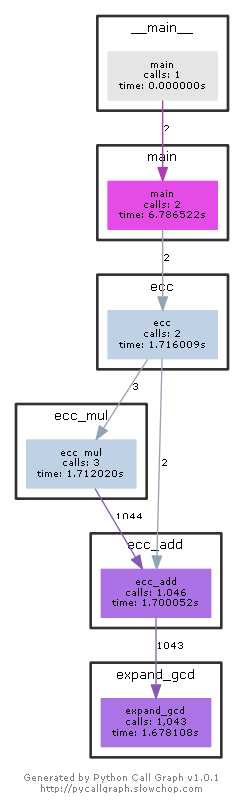

Generate this figure with Python:
from pycallgraph import Config
from pycallgraph import GlobbingFilter
from pycallgraph import PyCallGraph
from pycallgraph.output import GraphvizOutput


def expand_gcd(a, b):  # 欧几里得拓展算法

    '''
    从-1开始记数
    qi = ri-2 // ri-1
    '''
    # 前要判断
    if a == 0:
        if b > 0:
            return 0, 1, b
        else:
            return 0, -1, -b
    if b == 0:
        return 1, 0, a
    if a == 1 and b == 1:
        return 1, 0, 1
    # 准备工作
    t = 1  # 偏项，以便后续列表从i=-1开始，t+i表示第i项
    r = [a, b]
    x = [1, 0]
    y = [0, 1]
    q = [0, 0]

    i = -1

    q.append(r[t + i] // r[t + i + 1])  # q1

    i = 1
    while True:
        x_new = x[t + i - 2] - q[t + i] * x[t + i - 1]  # xi
        y_new = y[t + i - 2] - q[t + i] * y[t + i - 1]  # yi
        x.append(x_new)
        y.append(y_new)

        r_new = a * x[t + i] + b * y[t + i]  # ri
        if r_new == 0:
            break
        r.append(r_new)
        q_new = r[t + i - 1] // r[t + i]
        q.append(q_new)
        i = i + 1
    x_, y_, r_ = x[t + i - 1], y[t + i - 1], r[t + i - 1]

    if r_ < 0:
        x_ = -x_
        y_ = -y_
        r_ = -r_
    if x_ < 0:
        while x_ < 0:
            x_ = abs(b) // r_ + x_
        y_ = (r_ - a * x_) // b
    x_ = int(x_)
    y_ = int(y_)
    r_ = int(r_)
    return x_, y_, r_


def ecc_add(A, B, a, b, p):
    x, y = 0, 0
    if A[0] == B[0] and A[1] + B[1] == 0:
        return [x, y]
    elif A[0] == A[1] == 0:
        return B
    elif B[0] == B[1] == 0:
        return A
    else:
        if A != B:
            tmp = expand_gcd(B[0] - A[0], p)[0]
            # print(tmp)
            delta = ((B[1] - A[1]) * tmp) % p
            # print(delta)
        else:
            tmp = expand_gcd(2 * A[1], p)[0]
            # print(tmp)
            delta = ((3 * A[0] * A[0] + a) * tmp) % p
            # print(delta)
        x = (delta * delta - A[0] - B[0]) % p
        y = (delta * (A[0] - x) - A[1]) % p
        return [x, y]


def ecc_mul(A, k, a, b, p):
    x, y = 0, 0
    res = (x, y)
    reg = A
    while k > 0:
        if k & 1 == 1:
            res = ecc_add(res, reg, a, b, p)
        reg = ecc_add(reg, reg, a, b, p)
        k = k >> 1
    return res


def ecc(p, a, b, G, op, P, nk, C):
    if op == 1:
        k = nk
        PB = C
        C1 = ecc_mul(G, k, a, b, p)
        C2 = ecc_add(P, ecc_mul(PB, k, a, b, p), a, b, p)
        return C1, C2
    else:
        nb = nk
        C2 = C
        kP = ecc_mul(P, nb, a, b, p)
        kP[1] = -kP[1]
        res = ecc_add(C2, kP, a, b, p)
        return res, None


def main():
    p = int(input().strip())
    a = int(input().strip())
    b = int(input().strip())
    L = input().strip().split()
    G = [int(L[0]), int(L[1])]
    op = int(input().strip())
    if op == 1:
        L = input().strip().split()
        P = [int(L[0]), int(L[1])]
        k = int(input().strip())
        L = input().strip().split()
        PB = [int(L[0]), int(L[1])]
        ans1, ans2 = ecc(p, a, b, G, op, P, k, PB)
        print(ans1[0], ans1[1])
        print(ans2[0], ans2[1])

    else:
        L = input().strip().split()
        C1 = [int(L[0]), int(L[1])]
        L = input().strip().split()
        C2 = [int(L[0]), int(L[1])]
        nb = int(input().strip())
        ans1, ans2 = ecc(p, a, b, G, op, C1, nb, C2)
        print(ans1[0], ans1[1])


if __name__ == "__main__":
    ############################################################################
    '''
        生成函数调用图
    '''
    config = Config()
    config.trace_filter = GlobbingFilter(
        include=[
            '*'
        ]
    )
    config.trace_filter = GlobbingFilter(
        exclude=['pycallgraph.*']
    )
    ############################################################################

    graphviz = GraphvizOutput()
    graphviz.output_file = 'ECC-公钥加密.png'
    with PyCallGraph(output=graphviz, config=config):
        for i in range(2):
            main()
